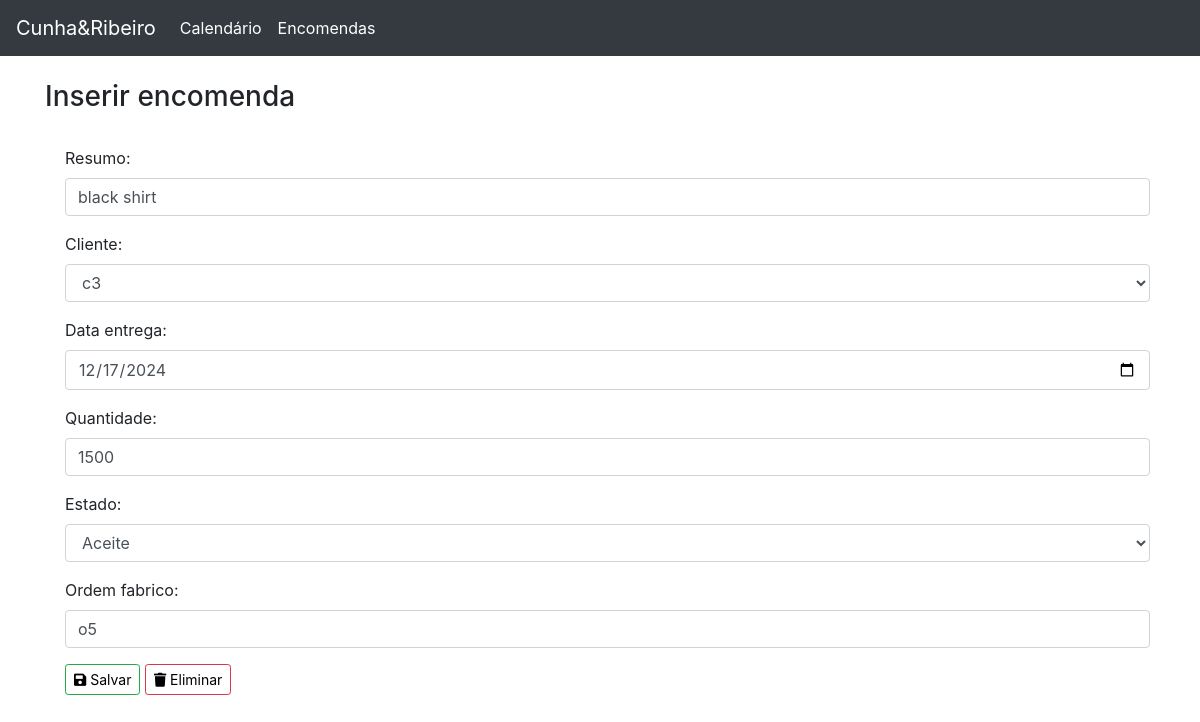
/encomendas/9/update/, run on the app's committed database.
### tasks/models.py (models this page shows, shortened)
class Project(ToDictMixin, models.Model):
    resumo = models.CharField(max_length=200)
    Estados = (
        ('Aceite', 'Aceite'),
        ('Rejeitada', 'Rejeitada'),
        ('Ongoing', 'Ongoing'),
    )
    cliente = models.ForeignKey(cliente, on_delete=models.CASCADE)
    data_entrega = models.DateField()
    quantidade = models.IntegerField()
    estado = models.CharField(max_length=20, choices=Estados)
    ordem_fabrico = models.CharField(max_length=20, null=True, blank=True)

### tasks/views.py (the view)
# urls.py: path('encomendas/<str:pk>/update/', views.update, name='programa-update'),
def update(request, pk):
    data= {}
    Encomenda = Project.objects.get(pk=pk)
    form = ProjectForm(request.POST or None, instance=Encomenda)
    if form.is_valid():
        form.save()
        return redirect('programa-encomendas')
    data['form']= form
    data['obj']= Encomenda
    return render(request, 'tasks/inserir.html', data)

### tasks/forms.py
class ProjectForm(ModelForm):
    class Meta:
        model = Project
        fields = '__all__'
        widgets = {
            'resumo': forms.TextInput(attrs={'class': 'form-control', 'size': 5}),
            'cliente': forms.Select(attrs={'class': 'form-control'}),
            'data_entrega': forms.TextInput(attrs={'class': 'form-control', 'type': 'date'}),
            'quantidade': forms.TextInput(attrs={'class': 'form-control'}),
            'estado': forms.Select(attrs={'class': 'form-control'}),
            'ordem_fabrico': forms.TextInput(attrs={'class': 'form-control'}),
        }

### tasks/models.py (called while the page is built)
    def __str__(self):
        return self.codigo_cliente

### tasks/templates/tasks/inserir.html (shortened to what this page needs)
{% extends 'tasks/base.html' %}
{% block content %}
<br>
<section class="section">
    <div class="container"
        <div class="rows">
            <h3>Inserir encomenda</h3>
            <br>
            <ul class="menu-list">
                <div class="column is-2">
                    <div class="form-group">
                        <div class="aside">
                            <form action="" method="POST">
                                {{ form.as_p }}
                                <button type="submit" class="btn btn-sm btn-success">
                                      <i class="fa fa-save"></i> Salvar</button>
                                {% if obj %}
                                    <a class="btn btn-sm btn-danger" href="{% url 'programa-delete' obj.id %}"title="delete">
                                      <i class="fa fa-trash"></i> Eliminar</a>
                                {% endif %}
                            </form>
                        </div>
                    </div>
                </div>
            </ul>
        </div>
    </div>
{% endblock content %}

### tasks/static/tasks/style.css (style rules this page uses)
ul { height: 100%; padding: 0px 5px 0px 20px; }
a { color: #17a2b8; }
.btn { outline: none; color: black; background-color: transparent; box-shadow: 0 0 0 0; }

### data on the page
Project: resumo "black shirt", cliente "c3", data_entrega "12/17/2024", quantidade "1500", estado "Aceite", ordem_fabrico "o5"
